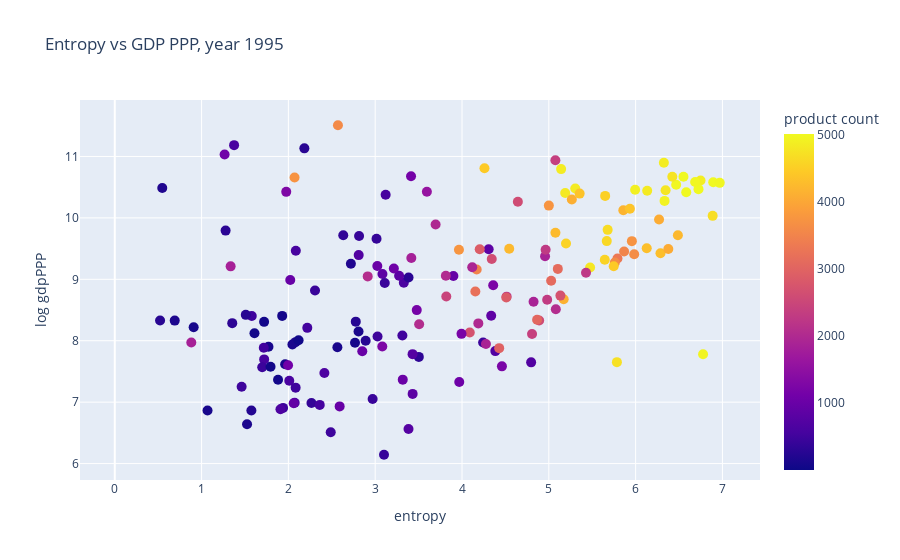

This figure's notebook cell:
### Markdown cell above
# Plot

### Code cell
import plotly.express as px
import pandas as pd


# Create a Pandas DataFrame with the columns for the scatter plot, from dictionaries
plot_df = pd.DataFrame(index=entropy_country.keys())
plot_df['entropy'] = [entropy_country[index] for index in plot_df.index]
plot_df['log gdpPPP'] = [gdp_country.get(index) for index in plot_df.index]
plot_df['product count'] = [product_exporters.get(index) for index in plot_df.index]

fig = px.scatter(plot_df, 
                 title=f"Entropy vs GDP PPP, year {year}",
                 x="entropy", 
                 y="log gdpPPP", 
                 color="product count", 
                 hover_data=[plot_df.index])
fig.update_traces(marker_size=10)
fig.show()

### Figure 1 — Plotly figure (JSON) as saved in the notebook; plotly's stock layout.template omitted (floating-point values rounded to 4 significant figures; data arrays with more than 128 entries replaced by an {"elided": "..."} marker saying what was removed)
{"data": [{"customdata": {"elided": "212x1 str values"}, "hovertemplate": "entropy=%{x}<br>log gdpPPP=%{y}<br>index=%{customdata[0]}<br>product count=%{marker.color}<extra></extra>", "legendgroup": "", "marker": {"color": {"elided": "212 int values"}, "coloraxis": "coloraxis", "symbol": "circle", "size": 10}, "mode": "markers", "name": "", "orientation": "v", "showlegend": false, "x": {"elided": "212 float values"}, "xaxis": "x", "y": {"elided": "212 float values"}, "yaxis": "y", "type": "scatter"}], "layout": {"xaxis": {"anchor": "y", "domain": [0.0, 1.0], "title": {"text": "entropy"}}, "yaxis": {"anchor": "x", "domain": [0.0, 1.0], "title": {"text": "log gdpPPP"}}, "coloraxis": {"colorbar": {"title": {"text": "product count"}}, "colorscale": [[0.0, "#0d0887"], [0.1111, "#46039f"], [0.2222, "#7201a8"], [0.3333, "#9c179e"], [0.4444, "#bd3786"], [0.5556, "#d8576b"], [0.6667, "#ed7953"], [0.7778, "#fb9f3a"], [0.8889, "#fdca26"], [1.0, "#f0f921"]]}, "legend": {"tracegroupgap": 0}, "title": {"text": "Entropy vs GDP PPP, year 1995"}}}
